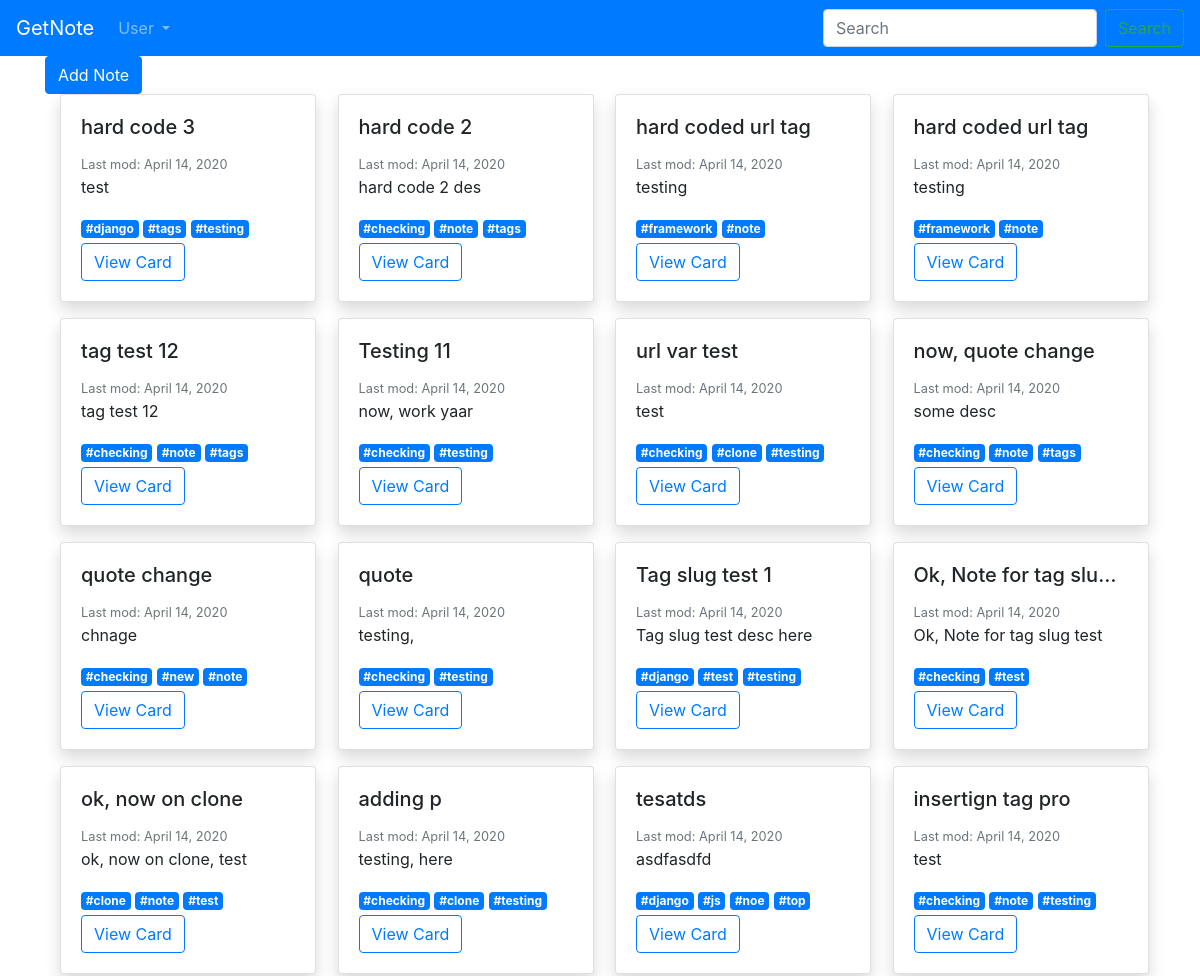
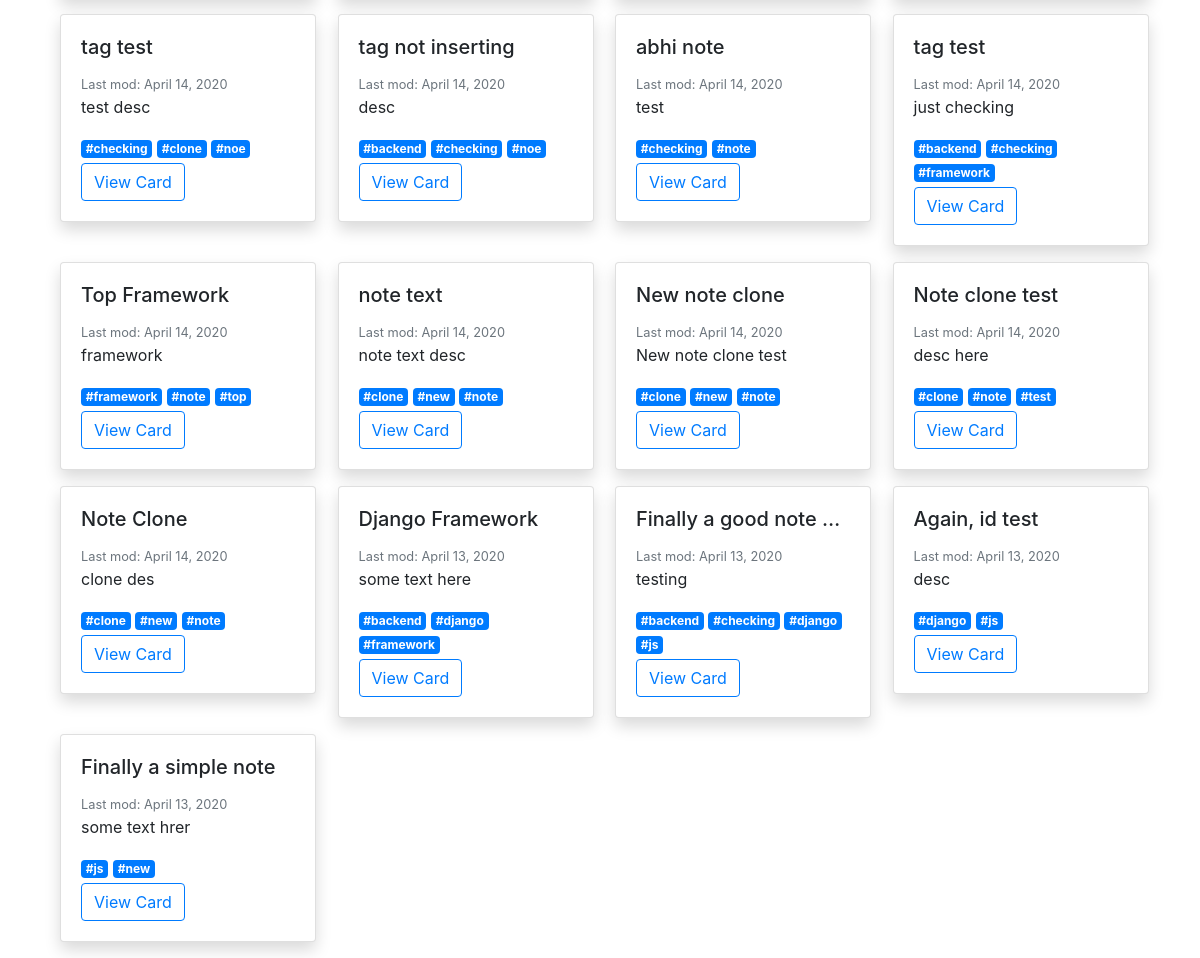
Screenshot of / (signed in) with the database file from the repository (2 pictures, top to bottom).
### note/models.py (models this page shows, shortened)
class Note(models.Model):
    user = models.ForeignKey(settings.AUTH_USER_MODEL,on_delete=models.CASCADE)
    title = models.CharField(max_length=30)
    text = models.TextField(null=True,blank=True)
    tags = models.ManyToManyField(Tag)
    created_date = models.DateTimeField(auto_now_add=True)
    last_modified = models.DateTimeField(auto_now=True)
    slug = models.SlugField(null=False,unique=True)
    class Meta:
        ordering= ['-last_modified']
    def getNoteTags(self):
        return self.tags.all()

class Tag(models.Model):
    name = models.CharField(max_length=50,unique=True)
    slug = models.SlugField(null=False,unique=True)
    class Meta:
        ordering= ['name']

### generic_views.py (the view)
# urls.py: path('',HomePage.as_view() ,name='home_page'),
class HomePage(ListView):
    template_name = "base/home_page.html"
    model = Note
    def get_queryset(self):
        queryset = super(HomePage, self).get_queryset()
        if self.request.user.is_authenticated:
            user = self.request.user
            queryset = Note.objects.filter(user_id=user.id)
        else:
            queryset = Note.objects.none()
        return queryset
    def get_context_data(self, **kwargs):
        context = super(HomePage, self).get_context_data(**kwargs)
        if self.request.user.is_authenticated:
            tagList = ""
            for q in getDistinctUserTags(self.request):
                tagList+=q.name+","
            context['tagList']=tagList[:len(tagList)-1]
        return context

### accounts/models.py (called while the page is built)
    @property
    def is_active(self):
        return self.active

### note/views.py (called while the page is built)
def getDistinctUserTags(request):
    user = request.user
    return Tag.objects.filter(note__user=user).distinct()

### templates/base/home_page.html
{% extends 'base.html' %}
{% block content %}
    {% if user.is_authenticated %}
        {% include 'snippet/note.html' %}
        {% include 'list_note.html' with note_list=object_list %}
    {% else %}
        <div class="alert alert-primary my-4" role="alert">
            <h4 class="text-center">Join GetNote to add notes here. <a href="{% url "accounts:login_page" %}">Login</a></h4>
        </div>
    {% endif %}
{% endblock content %}

### note/templates/list_note.html (shortened to what this page needs)
<div class="container">
    <div class="row note-list-row">
        {% if note_list %}
            {% for note in note_list %}
                <div class="col-3">
                    {% include 'snippet/preview.html' with note=note %}
                </div>
            {% endfor %}
        {% else %}
            <p id="empty-note-msg">You have empty Note, Create Now</p>
        {% endif %}
    </div>
</div>

### note/templates/snippet/preview.html
<div class="card shadow mb-3 bg-white rounded note-preview-card" style="width: 16rem;">
    <div class="card-body">
        <h5 class="card-title">{{ note.title|truncatechars:21 }}</h5>
        <small class="card-subtitle mb-2 pt-2 text-muted">Last mod: {{ note.last_modified.date }}</small>
        <br>
        <p class="card-text">{{ note.text|truncatechars:80 }}</p>
        <div id="badge-list">
            {% for tag in note.getNoteTags %}
                <a href="{% url 'note:tag_filter' tag.slug %}" class="badge badge-primary">#{{ tag.name }}</a>
            {% endfor %}
        </div>
        <button type="button" value="{{ note.id }}" id="view-edit-note-{{ note.id }}" class="btn btn-outline-primary mt-1 note-model-view" data-toggle="modal" data-target="#addNoteModel">View Card</button>
    </div>
</div>

### note/static/css/tagify.css (style rules this page uses)
:root { --tagify-dd-color-primary:rgb(53,149,246);--tagify-dd-bg-color:white }

### rows the page displays
Note: title "hard code 3", last_modified "April 14, 2020", text "test", {{ note.id }} 51 (drawn)
Tag: name "django"
Tag: name "tags"
Tag: name "testing"
Note: title "hard code 2", last_modified "April 14, 2020", text "hard code 2 des", {{ note.id }} 50 (drawn)
Tag: name "checking"
Tag: name "note"
Note: title "hard coded url tag", last_modified "April 14, 2020", text "testing", {{ note.id }} 49 (drawn)
Tag: name "framework"
Note: title "hard coded url tag", last_modified "April 14, 2020", text "testing", {{ note.id }} 48 (drawn)
Note: title "tag test 12", last_modified "April 14, 2020", text "tag test 12", {{ note.id }} 47 (drawn)
Note: title "Testing 11", last_modified "April 14, 2020", text "now, work yaar", {{ note.id }} 46 (drawn)
Note: title "url var test", last_modified "April 14, 2020", text "test", {{ note.id }} 45 (drawn)
Tag: name "clone"
Note: title "now, quote change", last_modified "April 14, 2020", text "some desc", {{ note.id }} 44 (drawn)
Note: title "quote change", last_modified "April 14, 2020", text "chnage", {{ note.id }} 43 (drawn)
Tag: name "new"
Note: title "quote", last_modified "April 14, 2020", text "testing,", {{ note.id }} 42 (drawn)
Note: title "Tag slug test 1", last_modified "April 14, 2020", text "Tag slug test desc here", {{ note.id }} 41 (drawn)
Tag: name "test"
Note: title "Ok, Note for tag slu…", last_modified "April 14, 2020", text "Ok, Note for tag slug test", {{ note.id }} 40 (drawn)
Note: title "ok, now on clone", last_modified "April 14, 2020", text "ok, now on clone, test", {{ note.id }} 39 (drawn)
Note: title "adding p", last_modified "April 14, 2020", text "testing, here", {{ note.id }} 38 (drawn)
Note: title "tesatds", last_modified "April 14, 2020", text "asdfasdfd", {{ note.id }} 37 (drawn)
Tag: name "js"
Tag: name "noe"
Tag: name "top"
Note: title "insertign tag pro", last_modified "April 14, 2020", text "test", {{ note.id }} 36 (drawn)
Note: title "tag test", last_modified "April 14, 2020", text "test desc", {{ note.id }} 35 (drawn)
Note: title "tag not inserting", last_modified "April 14, 2020", text "desc", {{ note.id }} 34 (drawn)
Tag: name "backend"
Note: title "abhi note", last_modified "April 14, 2020", text "test", {{ note.id }} 33 (drawn)
Note: title "tag test", last_modified "April 14, 2020", text "just checking", {{ note.id }} 32 (drawn)
Note: title "Top Framework", last_modified "April 14, 2020", text "framework", {{ note.id }} 31 (drawn)
Note: title "note text", last_modified "April 14, 2020", text "note text desc", {{ note.id }} 30 (drawn)
Note: title "New note clone", last_modified "April 14, 2020", text "New note clone test", {{ note.id }} 29 (drawn)
Note: title "Note clone test", last_modified "April 14, 2020", text "desc here", {{ note.id }} 28 (drawn)
Note: title "Note Clone", last_modified "April 14, 2020", text "clone des", {{ note.id }} 27 (drawn)
Note: title "Django Framework", last_modified "April 13, 2020", text "some text here", {{ note.id }} 26 (drawn)
Note: title "Finally a good note …", last_modified "April 13, 2020", text "testing", {{ note.id }} 18 (drawn)
Note: title "Again, id test", last_modified "April 13, 2020", text "desc", {{ note.id }} 25 (drawn)
Note: title "Finally a simple note", last_modified "April 13, 2020", text "some text hrer", {{ note.id }} 19 (drawn)
